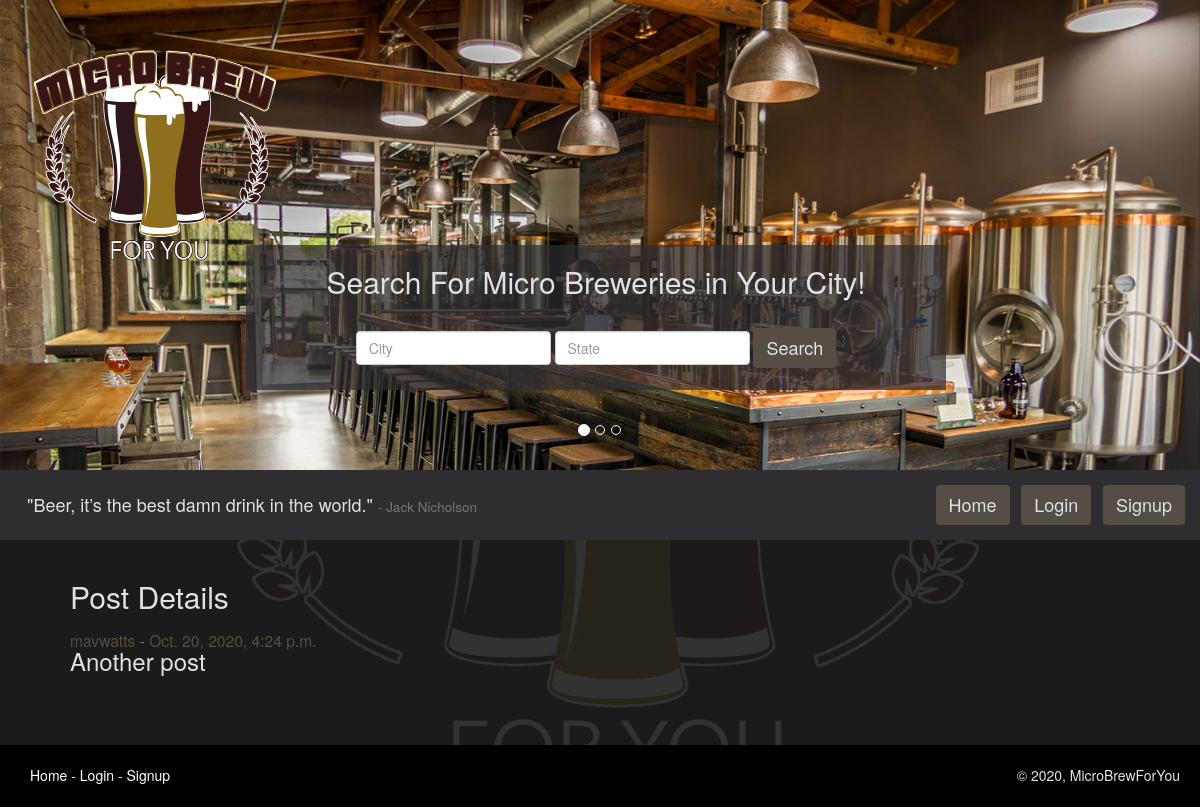
Page /post/25/ on the committed database.
### microbrewforyou_app/models.py (models this page shows, shortened)
class Posts(models.Model):
    author = models.ForeignKey(
        CustomUser, on_delete=models.CASCADE, related_name='author')
    body = models.TextField(max_length=280)
    postTime = models.DateTimeField(default=timezone.now)
    lastUpdated = models.DateField(auto_now=True)

class CustomUser(AbstractUser):
    bio = models.CharField(max_length=280, default='')
    user_image = models.ImageField(
        upload_to='images/', blank=True)
    users_following = models.ManyToManyField(
        "self", symmetrical=False, related_name='CustomUser')
    fav_breweries = models.ManyToManyField(
        "Breweries", symmetrical=False,
        related_name='fav_breweries', blank=True)
    fav_brewtypes = models.ManyToManyField(
        "BrewTypes", symmetrical=False,
        related_name='fav_brewtypes', blank=True)
    address = models.CharField(max_length=280)
    city = models.CharField(max_length=50)
    state = models.CharField(max_length=50)
    user_since = models.DateTimeField(default=timezone.now)
    REQUIRED_FIELDS = ['first_name', 'bio', 'address', 'city', 'state']
    def __str__(self):
        return self.username

### microbrewforyou_app/views.py (the view)
# urls.py: path('post/<int:post_id>/', post_detail_view, name="postview"),
def post_detail_view(request, post_id):
    my_post = Posts.objects.filter(id=post_id).first()
    words_quote = "Beer, it’s the best damn drink in the world."
    words_author = "Jack Nicholson"
    return render(
        request, "post_detail.html",
        {"post": my_post,
         'words_author': words_author, "words_quote": words_quote}
    )

### templates/post_detail.html (shortened to what this page needs)
{% extends 'base.html' %}
{% block content %}
  <br />
  {% if not post %}
    <h1>The post you are looking for does not exist here.</h1>
  {% else %}
    <h2>Post Details</h2>
    <h3>
      <span class="small">
        <a class="custom_link" href="{% url 'userview' user_id=post.author.id %}">
          {{ post.author}}
        </a>
        -
        <a class="custom_link" href="{% url 'postview' post_id=post.id %}">
          {{post.postTime}}
        </a>
      </span>
      <br />
      {{ post.body }}
    </h3>
    <br />
  {% endif %}
  <br />
  <br />
{% endblock %}

### static/css/main.css (style rules this page uses)
body#custom_body { background-color: #1b1b1b; color: #e0e1e5; }
a.custom_link { color: #554e45; }

### rows in the picture
Posts: author "mavwatts", postTime "Oct. 20, 2020, 4:24 p.m.", body "Another post"

### other values in the picture
{{ words_quote }} "Beer, it’s the best damn drink in the world."
{{ words_author }} "Jack Nicholson"
